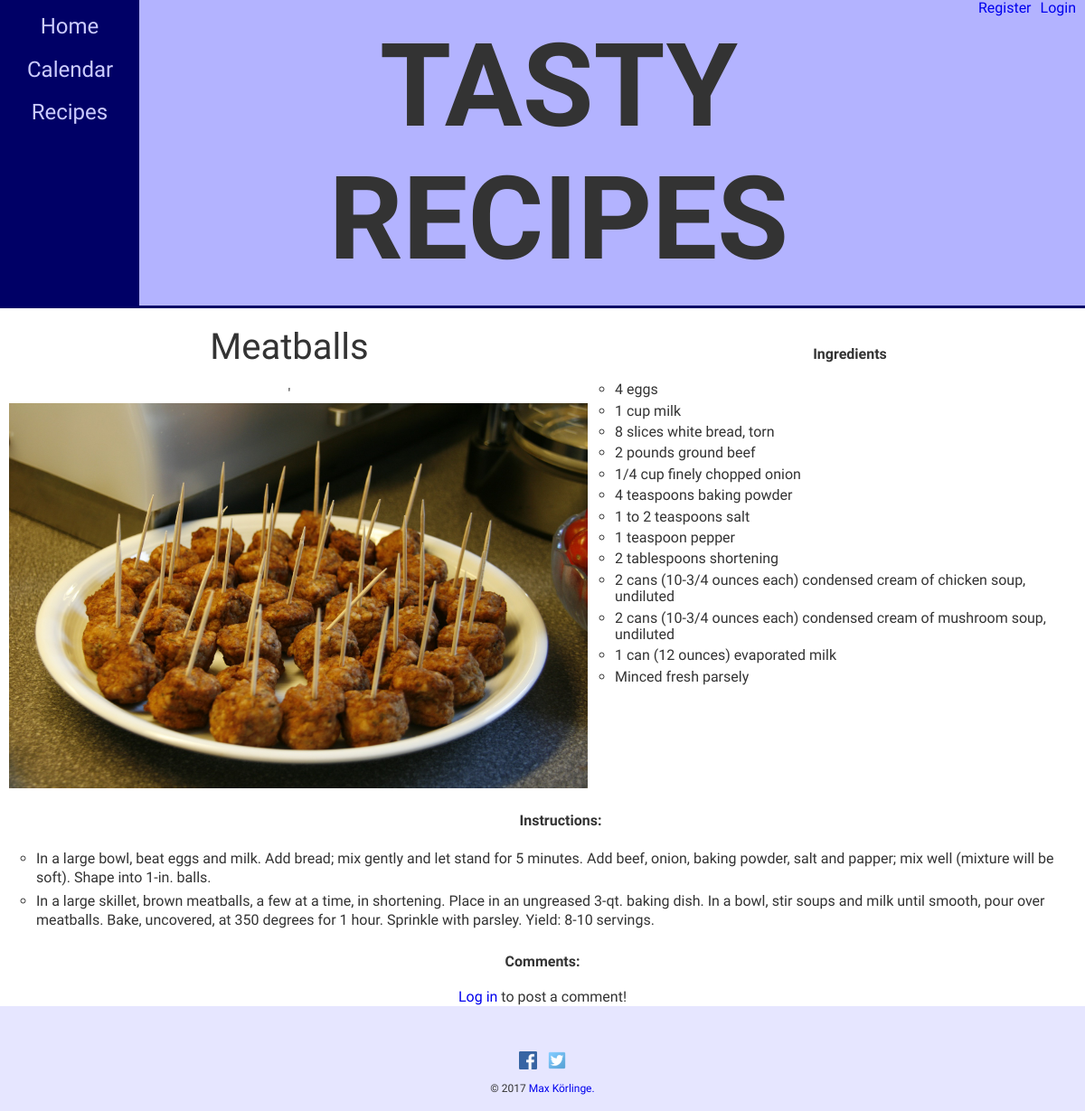
The app's page /src/view/recipes/meatballs.php, older data.
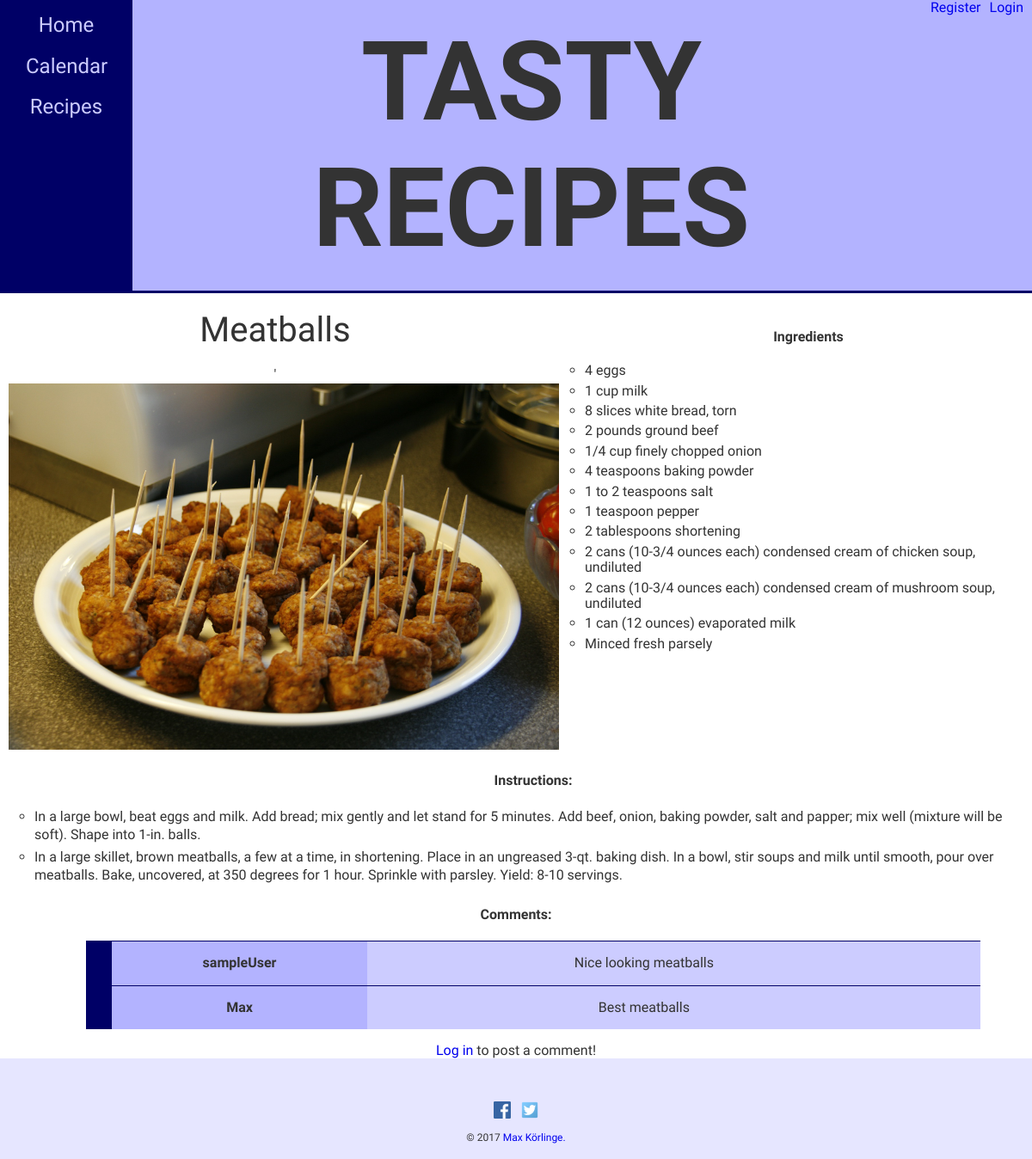
The same page, newer data.
### tables this page shows
CREATE TABLE IF NOT EXISTS comments (
    comment_id INTEGER AUTO_INCREMENT PRIMARY KEY,
    user_id INTEGER,
    recipe_id INTEGER,
    comment VARCHAR(255) NOT NULL,
    created_at TIMESTAMP DEFAULT NOW(),

    FOREIGN KEY (user_id) REFERENCES user_accounts(user_id),
    FOREIGN KEY (recipe_id) REFERENCES recipes(id)
    );

CREATE TABLE IF NOT EXISTS user_accounts (
    user_id INTEGER AUTO_INCREMENT PRIMARY KEY,
    username VARCHAR(255) UNIQUE NOT NULL,
    password VARCHAR(255) NOT NULL,
    created_at TIMESTAMP DEFAULT NOW()
);

### src/view/recipes/recipe.php (the view, shortened to what this page needs)
<?php
function RecipeSite($name) {
    $xml = simplexml_load_file($_SERVER['DOCUMENT_ROOT'].'/res/xml/recipes.xml');
    $pdo = new pdo("mysql:host=localhost;dbname=tasty_recipes;charset=utf8mb4", "tasty_user", "tasty");
    $query = 'SELECT id FROM recipes WHERE name="'. $name .'"';
    $res = $pdo->query($query);
    $recipeID = $res->fetchColumn() - 1;
    $title = $xml->recipe[$recipeID]->title;
    $image = $xml->recipe[$recipeID]->imagepath;
    $ingredients = $xml->recipe[$recipeID]->ingredient->li;
    echo
        "<div class='recipe'>
                <div class='recipe-header'>
                <h3>$title</h3>'
                <img alt='meatballs' src='$image'>
                </div>
                <ul class='ingredient-list'>
                    <li class='li-heading'><h4>Ingredients</h4></li>";
    makeListItems($ingredients);
    echo
                "</ul>
                <ul class='instructions-list'>
                    <li class='li-heading'><h4>Instructions:</h4>";
    echo
                "</ul>
            </div>";
    recipeComments($recipeID, $pdo);
}
function makeListItems($arr) {
    foreach($arr as $value) {
        echo "<li>$value</li>";
    }
}
function recipeComments($recipe_id, $mysql_conn) {
    $recipe_id = $recipe_id + 1;
    $query = "SELECT comment_id, username, comment FROM comments JOIN user_accounts ON comments.user_id = user_accounts.user_id WHERE recipe_id = $recipe_id;";
    $res = $mysql_conn->query($query);
    echo '<div class="usercomments">
                <h4>Comments:</h4>';
    echo '<ul class="comments-list">';
    $row = $res->fetch(PDO::FETCH_ASSOC);
    while ($row) {
        $username = $row["username"];
        $comment = $row["comment"];
        echo "
            <li>
                <div class='comment'>
                    <div class='username-div'>
                        <p><strong>$username</strong></p>
                    </div>
                    <div class='comment-div'>
                        <p>$comment</p>
                    ";
        echo "</div>
                </div>
            </li>
            ";
        $row = $res->fetch(PDO::FETCH_ASSOC);
    }
    echo "</ul>";
    if (loggedIn()) {
        echo '<form class="comment-form" action="/actions/post_comment.php" method="post">
            <div class="comment-form-container">
            <input type="text" placeholder="Write your comment here!" name="postcomment" required>
            <input type="hidden" value="'.$recipe_id.'" name="recipeID">
            <button class "w3cbutton" type="submit">Send</button>
            </div>';
    } else {
        echo '<a href="/login_page.php">Log in</a> to post a comment!';
    }
    echo "</div>";
}
?>

### src/view/recipes/meatballs.php
<!DOCTYPE html>
<html>
    <head>
        <?php include '../parts/head.php' ?>
    </head>
    <body>
        <header>
            <?php include '../parts/header.php' ?>
        </header>
        <div class="recipe-site">
            <?php
            require 'recipe.php';
            RecipeSite("Meatballs");
            ?>
        </div>
        <footer>
            <?php include '../parts/footer.php' ?>
        </footer>
    </body>
</html>

### src/view/parts/head.php (shortened to what this page needs)
<link rel="stylesheet" href="/res/css/normalize.css">
<link rel="stylesheet" href="/res/css/main.css">
<link rel="stylesheet" href="/res/css/responsive.css">

### src/view/parts/header.php (shortened to what this page needs)
<h1>TASTY RECIPES</h1>
<?php
    require_once $_SERVER['DOCUMENT_ROOT'].'/src/view/parts/login.php';
    loginHeader();
?>
            <nav>
                <ul>
                    <li>
                        <a href="/index.php">Home</a>
                    </li>
                    <li>
                        <a href="/src/view/calendar.php">Calendar</a>
                    </li>
                    <li>
                        <div class="dropdown">
                            <a href="#" class="dropbtn">Recipes</a>
                        </div>
                    </li>
                </ul>
            </nav>

### src/view/parts/login.php (shortened to what this page needs)
<?php
function loggedIn() {
    return false;
}
function loginHeader() {
    if (loggedIn()) {
        echo '<p class="header-topright">Logged in as ' . $_SESSION["uname"] . '</p>';
    } else {
        echo '<a class="header-topright" href="/src/view/registration_page.php">Register</a>';
        echo '<a class="header-topright" href="/src/view/login_page.php">Login</a>';
    }
}
?>

### src/view/parts/footer.php
<a href="https://www.facebook.com/max.korlinge">
<img src="/res/img/fb.jpg" alt="Facebook icon" class = "social-icon">
</a>
<a href="https://www.twitter.com/maxkorlinge">
    <img src="/res/img/twitter.png" alt="Twitter icon" class= "social-icon">
</a>
<p>&copy; 2017 <a href="http://maxk.se">Max Körlinge.</a></p>

### res/css/main.css (style rules this page uses)
html { text-align: center; color: #333333; font-family: "Mada"; }
a { text-decoration: none; }
img { max-width: 100%; }
header { padding-top: 0; background-color: #b3b3ff; overflow: hidden; }
header h1 { font-family: "Sorts Mill Goudy"; font-size: 3.5em; padding: 22px 0 22px 0; }
.header-topright { margin: 0; padding: 0; margin-right: 10px; margin-bottom: 10px; text-decoration: none; }
nav { overflow: hidden; text-decoration: none; text-align: center; background-color: #000066; }
nav ul { list-style-type: none; padding: 0; }
nav li { display: inline-block; margin-right: 10px; }
nav a, span { font-size: 1.3em; padding: 15px 10px; color: #ccccff; font-family: "Sorts Mill Goudy"; }
footer { font-size: 0.75em; text-align: center; clear: both; padding-top: 50px; padding-bottom: 5px; background-color: #e6e6ff; }
.social-icon { width: 20px; height: 20px; margin: 0 5px; }
.recipe-site { display: flex; flex-direction: column; }
.recipe-header h3 { font-size: 2.5em; font-family: "Sorts Mill Goudy"; font-weight: normal; margin: 20px 0 20px 0; }
.recipe { width: 100%; display: flex; flex-direction: column; }
.ingredient-list { width: 70%; margin: auto; text-align: left; list-style-type: circle; }
.ingredient-list li { margin-bottom: 5px; }
.instructions-list { width: 70%; margin: auto; text-align: left; list-style-type: circle; }
.instructions-list li { margin-bottom: 5px; line-height: 1.3; }
.li-heading { list-style-type: none; }
.recipe h4 { font-family: "Sorts Mill Goudy"; text-align: center; }
.usercomments { width: 90%; margin: auto; }
.comments-list { text-align: left; list-style-type: none; }
.comment { display: flex; flex-direction: row; border-left-style: solid; border-left-width: 30px; border-color: #000066; border-top-style: solid; border-top-width: 1px; }
.username-div { width: 30%; text-align: center; background-color: #b3b3ff; }
.comment-div { display: flex; width: 70%; text-align: center; padding: 1em 10px 1em 10px; background-color: #ccccff; }
.comment-div p { display: block; width: 90%; padding: 0; margin: 0; }

### res/css/responsive.css (style rules this page uses)
@media screen and (min-width: 480px) { header h1 { font-size: 4em; margin: 0.5em 0; } }
@media screen and (min-width: 480px) { nav a, span { font-size: 1.5em; padding: 15px 30px; } }
@media screen and (min-width: 660px) { header { display: flex; border-bottom-style: solid; border-bottom-color: #000066; border-bottom-width: 3px; } }
@media screen and (min-width: 660px) { header h1 { font-size: 4em; margin: auto; } }
@media screen and (min-width: 660px) { .header-topright { margin-right: 10px; } }
@media screen and (min-width: 660px) { nav { order: -1; } }
@media screen and (min-width: 660px) { nav ul { display: flex; flex-direction: column; } }
@media screen and (min-width: 660px) { nav li { padding-bottom: 20px; margin: auto; } }
@media screen and (min-width: 660px) { .recipe { flex-flow: row wrap; align-items: flex-start; } }
@media screen and (min-width: 660px) { .recipe-header { flex: 1; flex-basis: 50%; } }
@media screen and (min-width: 660px) { .recipe-header img { margin-left: 10px; } }
@media screen and (min-width: 660px) { .instructions-list { flex: 1; flex-basis: 100%; } }
@media screen and (min-width: 660px) { .ingredient-list { flex: 1; flex-basis: 40%; margin-top: 20px; } }
@media screen and (min-width: 1178px) { header h1 { font-size: 8em; } }

Row changes from the older to the newer data that the page shows:
now on this page (row edited): comments: user.username "sampleUser", comment "Nice looking meatballs"
now on this page (row edited): comments: user.username "Max", comment "Best meatballs"
